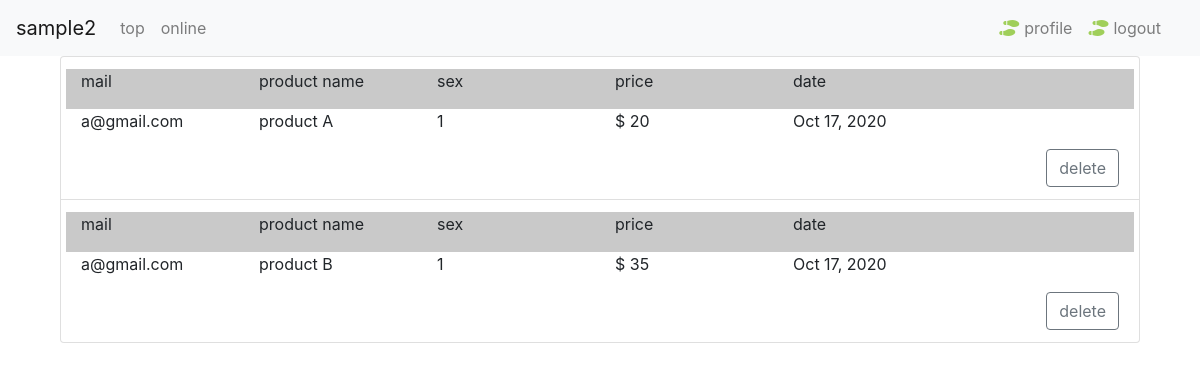
Page /app/shipment/ (signed in) on the committed database.
### app/models.py (models this page shows)
class Shipments(models.Model):
    mail = models.CharField( verbose_name='mail', max_length=200)
    product_name = models.CharField( verbose_name='product_name', max_length=200)
    price = models.IntegerField( verbose_name='price', default=0, validators=[validators.MinValueValidator(0), validators.MaxValueValidator(100)])
    sex = models.IntegerField( verbose_name='price', default=0, validators=[validators.MinValueValidator(0), validators.MaxValueValidator(100)])
    created_at = models.DateTimeField( verbose_name='registlation date', auto_now_add=True)

### app/views.py (the view)
# urls.py: path('shipment/', ShipmentView.as_view(), name='shipment'),
class ShipmentView(LoginRequiredMixin, FilterView):
    model = Shipments

### app/templates/app/shipments_filter.html
{% extends "./_base.html" %}
{% block content %}
{% load crispy_forms_tags %}
<div class="container">
    <div class="col-12">
        <ul class="list-group">
            {% for shipments in shipments_list %}
            <li class="list-group-item">
                <div class="row" style="background-color: rgb(201, 201, 201);">
                    <div class="col-2">
                        <p>mail</p>
                    </div>
                    <div class="col-2">
                        <a>product name</a>
                    </div>
                    <div class="col-2">
                        <a>sex</a>
                    </div>
                    <div class="col-2">
                        <a>price</a>
                    </div>
                    <div class="col-2">
                        <p>date</p>
                    </div>
                </div>
                <div class="row">
                    <div class="col-2">
                        <p>{{ shipments.mail }}</p>
                    </div>
                    <div class="col-2">
                        <a>{{ shipments.product_name }}</a>
                    </div>
                    <div class="col-2">
                        <a>{{ shipments.sex }}</a>
                    </div>
                    <div class="col-2">
                        <a>$ {{ shipments.price }}</a>
                    </div>
                    <div class="col-2">
                        <p>{{ shipments.created_at|date:"M j, Y" }}</p>
                    </div>
                </div>
                {% if request.user.id != message.author.id %}
                <div class="row">
                    <div class="col-12">
                        <div class="float-right">
                            <a class="btn btn-outline-secondary " href="{% url 'shipment_delete' shipments.pk %}">delete</a>
                        </div>
                    </div>
                </div>
                {% endif %}
            </li>
            {% empty %}
            <li class="list-group-item">
                empty
            </li>
            {% endfor %}
        </ul>
    </div>
</div>
{% endblock %}

### rows in the picture
Shipments: mail "a@gmail.com", product_name "product A", sex "1", price "20", created_at "Oct 17, 2020"
Shipments: mail "a@gmail.com", product_name "product B", sex "1", price "35", created_at "Oct 17, 2020"
